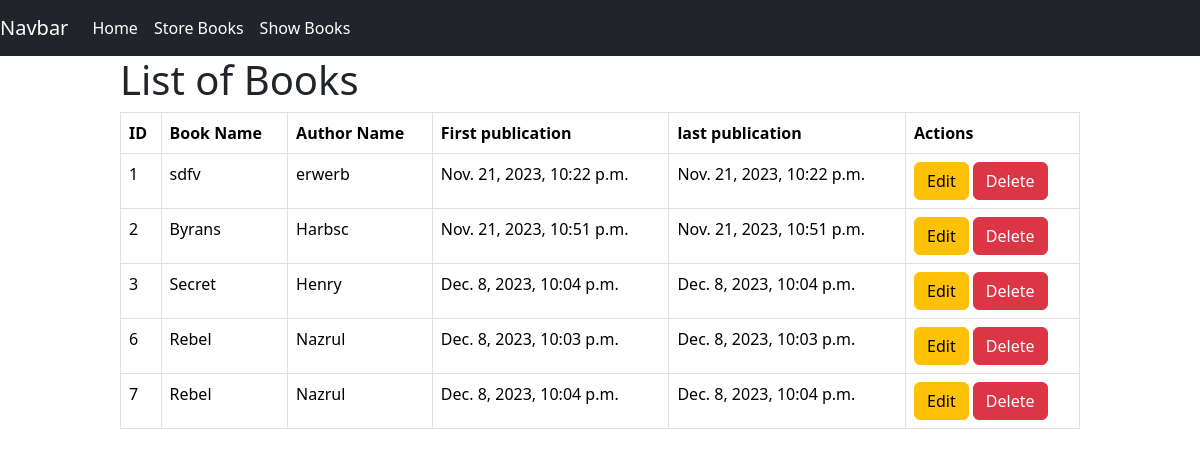
The app's page /show_book/ with its own data.
### book/models.py (models this page shows)
class BookStoreModel(models.Model):
    Categories = (('Mystery', 'Mystery'), ('Noble', 'Noble'), ('Thriller',
                'Thriller'), ('Humor', 'Humor'), ('Horror', 'Horror'))
    id = models.IntegerField(primary_key=True)
    book_name = models.CharField(max_length=30)
    author = models.CharField(max_length=30)
    category = models.CharField(max_length=30, choices=Categories)
    first_pub = models.DateTimeField(auto_now_add=True) #this will modify only first time
    last_pub = models.DateTimeField(auto_now=True) #this will modify every time

### book/views.py (the view)
# urls.py: path('show_book/',views.show_books,name='show_books'),
def show_books(request):
    book=BookStoreModel.objects.all()
    for item in book:
        print(item.first_pub)
    return render(request,'show_book.html',{'data':book})

### book/templates/show_book.html (shortened to what this page needs)
{% extends 'base.html' %}
{% block content %}
<div style="width: 80%;margin:auto;">
    {% if data %}
    <h1>List of  Books</h1>
    <table class="table table-bordered">
        <thead>
          <tr>
            <th scope="col">ID</th>
            <th scope="col">Book Name</th>
            <th scope="col">Author Name</th>
            <th scope="col">First publication</th>
            <th scope="col">last publication</th>
            <th scope="col">Actions</th>
          </tr>
        </thead>
        <tbody>
            {% for item in data %}
          <tr>
            <td scope="row">{{item.id}}</td>
            <td scope="row">{{item.book_name}}</td>
            <td scope="row">{{item.author}}</td>
            <td scope="row">{{item.first_pub}}</td>
            <td scope="row">{{item.last_pub}}</td>
            <td scope="row">
              <a href="{% url 'edit_book' id=item.id %}" class="btn btn-warning">Edit</a>
              <a href="{% url 'delete_book' id=item.id %}" class="btn btn-danger">Delete</a>
          </tr>
          {% endfor %}
        </tbody>
      </table>
      {% else %}
      <h1>No data to show</h1>
      {% endif %}
</div>
{%endblock%}

### book/templates/base.html (shortened to what this page needs)
<!DOCTYPE html>
<html lang="en">
    <head>
        <link href="https://cdn.jsdelivr.net/npm/bootstrap@5.3.2/dist/css/bootstrap.min.css" rel="stylesheet">
    </head>
    <body>
        <nav class="navbar navbar-expand-lg navbar-light bg-dark text-white">
            <a class="navbar-brand text-white" href="#">Navbar</a>
            <div class="collapse navbar-collapse" id="navbarNavAltMarkup">
              <div class="navbar-nav text-white">
                <a class="nav-item nav-link active text-white" href="{% url 'home' %}">Home </a>
                <a class="nav-item nav-link text-white" href="{% url 'storebook' %}">Store Books</a>
                <a class="nav-item nav-link text-white" href="{% url 'show_books' %}">Show Books</a>
              </div>
            </div>
          </nav>
        {% block content %}{% endblock %}
    </body>
</html>

### records on screen
BookStoreModel: id "1", book_name "sdfv", author "erwerb", first_pub "Nov. 21, 2023, 10:22 p.m.", last_pub "Nov. 21, 2023, 10:22 p.m."
BookStoreModel: id "2", book_name "Byrans", author "Harbsc", first_pub "Nov. 21, 2023, 10:51 p.m.", last_pub "Nov. 21, 2023, 10:51 p.m."
BookStoreModel: id "3", book_name "Secret", author "Henry", first_pub "Dec. 8, 2023, 10:04 p.m.", last_pub "Dec. 8, 2023, 10:04 p.m."
BookStoreModel: id "6", book_name "Rebel", author "Nazrul", first_pub "Dec. 8, 2023, 10:03 p.m.", last_pub "Dec. 8, 2023, 10:03 p.m."
BookStoreModel: id "7", book_name "Rebel", author "Nazrul", first_pub "Dec. 8, 2023, 10:04 p.m.", last_pub "Dec. 8, 2023, 10:04 p.m."
